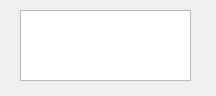
<?xml version="1.0" encoding="UTF-8"?>
<ui version="4.0">
 <class>Dialog</class>
 <widget class="QDialog" name="Dialog">
  <property name="geometry">
   <rect>
    <x>0</x>
    <y>0</y>
    <width>216</width>
    <height>96</height>
   </rect>
  </property>
  <property name="windowTitle">
   <string>Dialog</string>
  </property>
  <widget class="QPlainTextEdit" name="plainTextEdit">
   <property name="geometry">
    <rect>
     <x>20</x>
     <y>10</y>
     <width>171</width>
     <height>71</height>
    </rect>
   </property>
   <property name="font">
    <font>
     <pointsize>11</pointsize>
    </font>
   </property>
   <property name="plainText">
    <string/>
   </property>
  </widget>
 </widget>
 <resources/>
 <connections/>
</ui>
